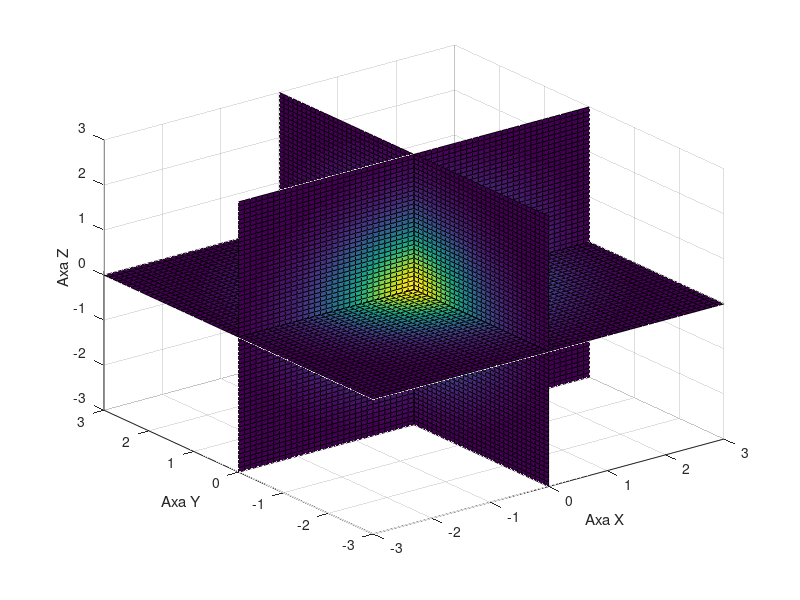

Source code (MATLAB):
% Creez domeniul
[x,y,z] = meshgrid(-3:.1:3,-3:.1:3,-3:.1:3);
[n,d] = size(x(:));
% Evaluez datele trivariate normal reprezentate.
a = (2*pi)^(3/2);
arg = (x.^2 + y.^2 + z.^2);
prob = exp((-.5)*arg)/a;
% Trasez planele x=0, y=0, z=0:
slice(x,y,z,prob,0,0,0)
xlabel('Axa X'),ylabel('Axa Y'),zlabel('Axa Z')